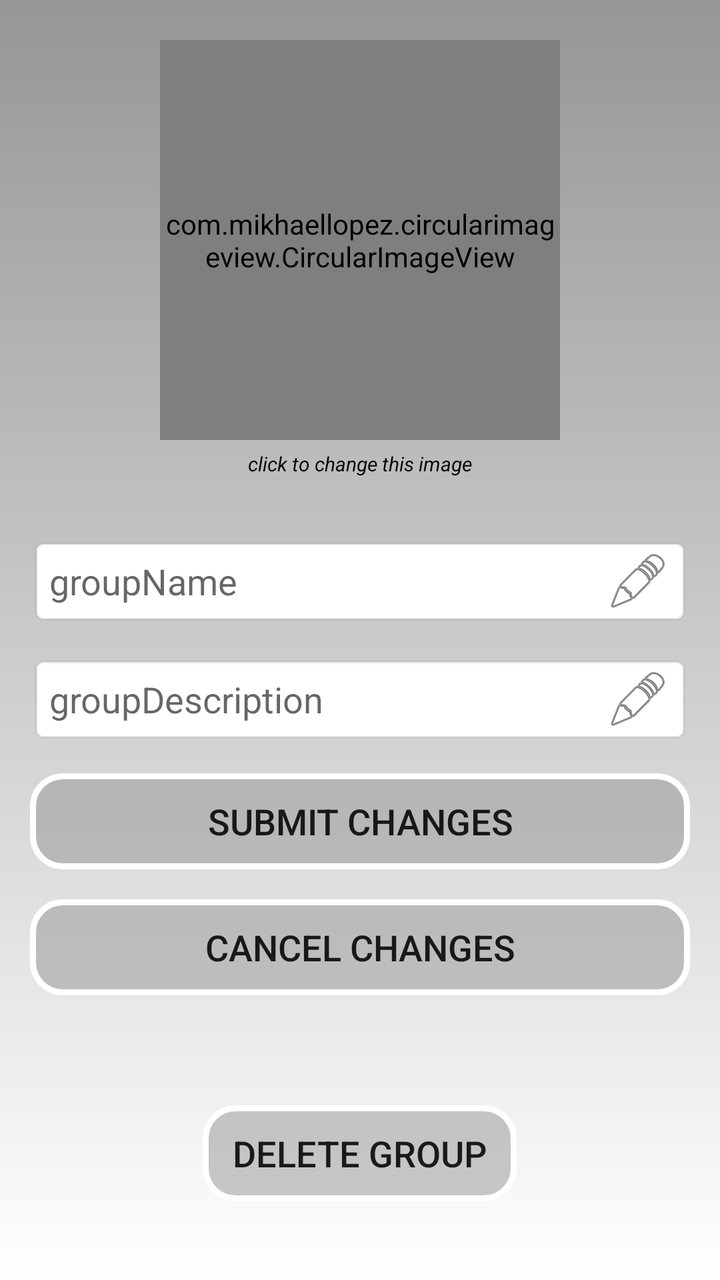
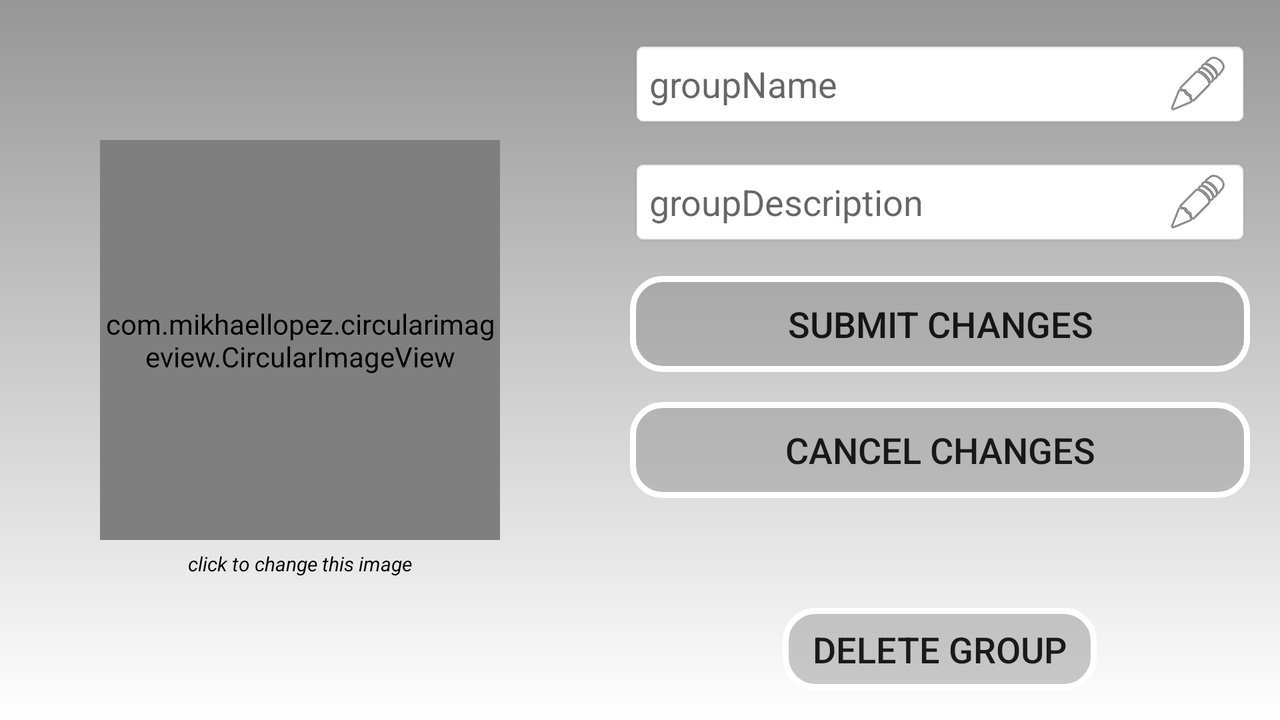

First picture: res/layout/ on a phone held upright. Second picture: the repository's own variant of that layout, on a device whose configuration matches the variant's folder. Source for both follows.
<!-- AndroidManifest.xml: application theme AppTheme -->
<!-- res/layout/group_settings_layout.xml -->
<?xml version="1.0" encoding="utf-8"?>
<LinearLayout xmlns:android="http://schemas.android.com/apk/res/android"
    xmlns:app="http://schemas.android.com/apk/res-auto"
    android:id="@+id/groupSettings_bgLayout"
    android:layout_width="match_parent"
    android:layout_height="match_parent"
    android:background="@drawable/gradient_background_default"
    android:focusable="true"
    android:focusableInTouchMode="true"
    android:orientation="vertical">

    <com.mikhaellopez.circularimageview.CircularImageView
        android:id="@+id/groupProfilePic"
        android:layout_width="200dp"
        android:layout_height="200dp"
        android:layout_gravity="center_horizontal"
        android:layout_marginLeft="50dp"
        android:layout_marginTop="20dp"
        android:layout_marginRight="50dp"
        android:layout_marginBottom="5dp"
        android:src="@drawable/default_profile_image"
        app:civ_border_color="@color/colorGradientDefault"
        app:civ_border_width="4dp" />

    <TextView
        android:id="@+id/editableImageLabel"
        android:layout_width="wrap_content"
        android:layout_height="wrap_content"
        android:layout_gravity="center"
        android:layout_marginBottom="30dp"
        android:text="click to change this image"
        android:textColor="#000000"
        android:textSize="10sp"
        android:textStyle="italic" />

    <EditText
        android:id="@+id/editGroupName"
        android:layout_width="match_parent"
        android:layout_height="wrap_content"
        android:layout_marginLeft="15dp"
        android:layout_marginRight="15dp"
        android:layout_marginBottom="15dp"
        android:background="@android:drawable/editbox_background"
        android:drawableRight="@android:drawable/ic_menu_edit"
        android:ems="10"
        android:hint="groupName"
        android:inputType="textPersonName" />

    <EditText
        android:id="@+id/editGroupDescription"
        android:layout_width="match_parent"
        android:layout_height="wrap_content"
        android:layout_marginLeft="15dp"
        android:layout_marginRight="15dp"
        android:layout_marginBottom="15dp"
        android:background="@android:drawable/editbox_background"
        android:drawableRight="@android:drawable/ic_menu_edit"
        android:ems="10"
        android:hint="groupDescription"
        android:inputType="textPersonName" />

    <Button
        android:id="@+id/submitGroupChanges"
        android:layout_width="match_parent"
        android:layout_height="wrap_content"
        android:layout_marginLeft="15dp"
        android:layout_marginRight="15dp"
        android:layout_marginBottom="15dp"
        android:background="@drawable/rounded_button_default"
        android:text="Submit changes"
        android:textSize="18sp" />

    <Button
        android:id="@+id/cancelChangesButton"
        android:layout_width="match_parent"
        android:layout_height="wrap_content"
        android:layout_marginLeft="15dp"
        android:layout_marginRight="15dp"
        android:layout_marginBottom="15dp"
        android:background="@drawable/rounded_button_default"
        android:text="cancel changes"
        android:textSize="18sp" />

    <Button
        android:id="@+id/deleteGroupButton"
        android:layout_width="wrap_content"
        android:layout_height="wrap_content"
        android:layout_gravity="center_horizontal"
        android:layout_marginLeft="15dp"
        android:layout_marginTop="40dp"
        android:layout_marginRight="15dp"
        android:layout_marginBottom="15dp"
        android:background="@drawable/rounded_button_default"
        android:paddingLeft="15dp"
        android:paddingRight="15dp"
        android:text="delete group"
        android:textSize="18sp" />

</LinearLayout>
<!-- resources referenced by this layout -->
<resources>
  <color name="colorGradientDefault">#969696</color>
  <!-- drawable default_profile_image: png bitmap (drawable-v24, 249136 bytes) -->
  <!-- drawable gradient_background_default (drawable-v24) -->
  <?xml version="1.0" encoding="utf-8"?>
  <shape xmlns:android="http://schemas.android.com/apk/res/android"
      android:shape="rectangle">
      <gradient
          android:startColor="#FFFFFF"
          android:endColor="@color/colorGradientDefault"
          android:angle="90" />
  </shape>
  <!-- drawable rounded_button_default (drawable-v24) -->
  <?xml version="1.0" encoding="utf-8"?>
  <selector xmlns:android="http://schemas.android.com/apk/res/android">
      <item>
          <shape android:shape="rectangle">
              <solid android:color="@color/colorbtnGradDefault"/>
              <stroke android:color="#ffffff" android:width="3dp" />
              <corners android:radius="15dp" />
          </shape>
      </item>
  </selector>
  <style name="AppTheme" parent="Theme.AppCompat.Light.DarkActionBar">
          
          <item name="colorPrimary">@color/colorPrimary</item>
          <item name="colorPrimaryDark">@color/colorPrimaryDark</item>
          <item name="colorAccent">@color/colorAccent</item>
      </style>
  <color name="colorbtnGradDefault">#80969696</color>
  <color name="colorPrimary">#242424</color>
  <color name="colorPrimaryDark">#000000</color>
  <color name="colorAccent">#D81B60</color>
</resources>
<!-- res/layout-land/group_settings_layout.xml (the repository's variant of the layout above) -->
<!-- drawn on the phone turned sideways -->
<?xml version="1.0" encoding="utf-8"?>
<LinearLayout xmlns:android="http://schemas.android.com/apk/res/android"
    xmlns:app="http://schemas.android.com/apk/res-auto"
    android:id="@+id/groupSettings_bgLayout"
    android:layout_width="match_parent"
    android:layout_height="match_parent"
    android:background="@drawable/gradient_background_default"
    android:focusable="true"
    android:focusableInTouchMode="true">

    <LinearLayout
        android:layout_width="wrap_content"
        android:layout_height="wrap_content"
        android:layout_marginTop="20dp"
        android:orientation="vertical">

        <com.mikhaellopez.circularimageview.CircularImageView
            android:id="@+id/groupProfilePic"
            android:layout_width="200dp"
            android:layout_height="200dp"
            android:layout_gravity="center_horizontal|center_vertical"
            android:layout_marginLeft="50dp"
            android:layout_marginTop="50dp"
            android:layout_marginRight="50dp"
            android:layout_marginBottom="5dp"
            android:src="@drawable/default_profile_image"
            app:civ_border_color="@color/colorGradientDefault"
            app:civ_border_width="4dp" />

        <TextView
            android:id="@+id/editableImageLabel"
            android:layout_width="wrap_content"
            android:layout_height="wrap_content"
            android:layout_gravity="center"
            android:layout_marginBottom="40dp"
            android:text="click to change this image"
            android:textColor="#000000"
            android:textSize="10sp"
            android:textStyle="italic" />

    </LinearLayout>

    <LinearLayout
        android:layout_width="match_parent"
        android:layout_height="wrap_content"
        android:layout_marginTop="20dp"
        android:orientation="vertical">

        <EditText
            android:id="@+id/editGroupName"
            android:layout_width="match_parent"
            android:layout_height="wrap_content"
            android:layout_marginLeft="15dp"
            android:layout_marginRight="15dp"
            android:layout_marginBottom="15dp"
            android:background="@android:drawable/editbox_background"
            android:drawableRight="@android:drawable/ic_menu_edit"
            android:ems="10"
            android:hint="groupName"
            android:inputType="textPersonName" />

        <EditText
            android:id="@+id/editGroupDescription"
            android:layout_width="match_parent"
            android:layout_height="wrap_content"
            android:layout_marginLeft="15dp"
            android:layout_marginRight="15dp"
            android:layout_marginBottom="15dp"
            android:background="@android:drawable/editbox_background"
            android:drawableRight="@android:drawable/ic_menu_edit"
            android:ems="10"
            android:hint="groupDescription"
            android:inputType="textPersonName" />

        <Button
            android:id="@+id/submitGroupChanges"
            android:layout_width="match_parent"
            android:layout_height="wrap_content"
            android:layout_marginLeft="15dp"
            android:layout_marginRight="15dp"
            android:layout_marginBottom="15dp"
            android:background="@drawable/rounded_button_default"
            android:text="Submit changes"
            android:textSize="18sp" />

        <Button
            android:id="@+id/cancelChangesButton"
            android:layout_width="match_parent"
            android:layout_height="wrap_content"
            android:layout_marginLeft="15dp"
            android:layout_marginRight="15dp"
            android:layout_marginBottom="15dp"
            android:background="@drawable/rounded_button_default"
            android:text="cancel changes"
            android:textSize="18sp" />

        <Button
            android:id="@+id/deleteGroupButton"
            android:layout_width="wrap_content"
            android:layout_height="wrap_content"
            android:layout_gravity="bottom|center_horizontal"
            android:layout_marginLeft="15dp"
            android:layout_marginTop="40dp"
            android:layout_marginRight="15dp"
            android:layout_marginBottom="15dp"
            android:background="@drawable/rounded_button_default"
            android:foregroundGravity="bottom"
            android:paddingLeft="15dp"
            android:paddingRight="15dp"
            android:text="delete group"
            android:textSize="18sp" />

    </LinearLayout>

</LinearLayout>
